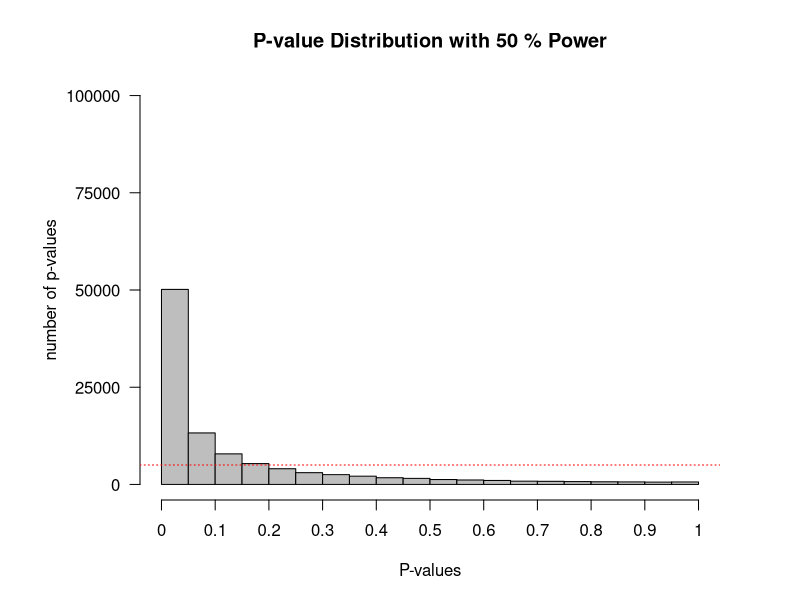

The R script that drew this image:
#Load pwr package to easily calculate the statistical power
if(!require(pwr)){install.packages('pwr')}
library(pwr)
#Disable scientific notation (1.05e10)
options(scipen=999)
#Set number of simulations
nSims <- 100000 #number of simulated experiments

M<-106 #Mean IQ score in the sample (will be compared with 100 in a one-sample t-test)
n<-26 #set sample size
SD<-15 #SD of the simulated data
#With a mean difference of 6, and SD of 15, and a sample size of 26, the test has 50% power)
  
p <-numeric(nSims) #set up empty variable to store all simulated p-values
bars<-20
#Run simulation
for(i in 1:nSims){ #for each simulated experiment
  x<-rnorm(n = n, mean = M, sd = SD) #Simulate data with specified mean, standard deviation, and sample size
  z<-t.test(x, mu=100) #perform the t-test against mu (set to value you want to test against)
  p[i]<-z$p.value #get the p-value and store it
}

#Check power by summing significant p-values and dividing by number of simulations
print(sum(p < 0.05)/nSims) #power
#Calculate power formally by power analysis
power<-pwr.t.test(d=(M-100)/SD, n=n,sig.level=0.05,type="one.sample",alternative="two.sided")$power #determines M when power > 0. When power = 0, will set  M = 100.

#Plot figure
#png(file="P-valueDist.png",width=4000,height=3000, , units = "px", res = 500)
op <- par(mar = c(5,7,4,4)) #change white-space around graph
hist(p, breaks=bars, xlab="P-values", ylab="number of p-values\n", axes=FALSE,
     main=paste("P-value Distribution with",round(power*100, digits=1),"% Power"),
     col="grey", xlim=c(0,1),  ylim=c(0, nSims))
axis(side=1, at=seq(0,1, 0.1), labels=seq(0,1,0.1))
axis(side=2, at=seq(0,nSims, nSims/4), labels=seq(0,nSims, nSims/4), las=2)
abline(h=nSims/bars, col = "red", lty=3)
#dev.off()

#? Daniel Lakens, 2016. 
# This work is licensed under a Creative Commons Attribution-NonCommercial-ShareAlike 4.0 International License. https://creativecommons.org/licenses/by-nc-sa/4.0/
